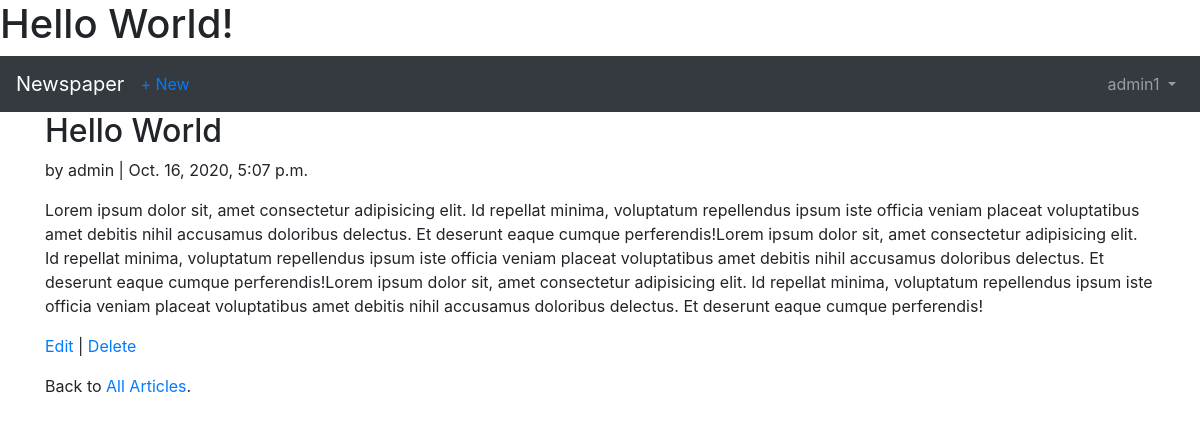
Page /articles/2/ (signed in) on the committed database.
### users/models.py (models this page shows)
class CustomUser(AbstractUser):
    age = models.PositiveIntegerField(null=True, blank=True)

### articles/models.py (models this page shows, shortened)
class Article(models.Model):
    title = models.CharField(max_length=255)
    body = models.TextField()
    date = models.DateTimeField(auto_now_add=True)
    author = models.ForeignKey(
        get_user_model(),
        on_delete=models.CASCADE,
    )

### articles/views.py (the view)
class ArticleDetailView(LoginRequiredMixin, DetailView):
    model = Article
    template_name = 'article_detail.html'
    login_url = 'login'

### templates/article_detail.html
{% extends 'base.html' %}
{% block content %}
<div class="article-entry">
    <h2>{{ object.title }}</h2>
    <p>by {{ object.author }} | {{ object.date }}</p>
    <p>{{ object.body }}</p>
</div>
<p><a href="{% url 'article_edit' article.pk %}">Edit</a> |
    <a href="{% url 'article_delete' article.pk %}">Delete</a></p>
<p>Back to <a href="{% url 'article_list' %}">All Articles</a>.</p>
{% endblock content %}

### templates/base.html (shortened to what this page needs)
<!DOCTYPE html>
<html lang="en">
<head>
    <link rel="stylesheet" href="https://cdn.jsdelivr.net/npm/bootstrap@4.5.3/dist/css/bootstrap.min.css"
>
</head>
<body>
    <h1>Hello World!</h1>
    <nav class="navbar navbar-expand-md navbar-dark bg-dark mb- ">
        <a class="navbar-brand" href="{% url 'home' %}">Newspaper</a>
        {% if user.is_authenticated %}
        <ul class="navbar-nav mr-auto">
            <li class="nav-item"><a href="{% url 'article_new' %}">+ New</a></li>
        </ul>
        {% endif %}
        <div class="collapse navbar-collapse" id="navbarCollapse">
            {% if user.is_authenticated %}
            <ul class="navbar-nav ml-auto">
                <li class="nav-item">
                    <a class="nav-link dropdown-toggle" href="#" id="userMenu" data-toggle="dropdown"
                        aria-haspopup="true" aria-expanded="false">
                        {{ user.username }}
                    </a>
                </li>
            </ul>
            {% endif %}
        </div>
    </nav>
    <div class="container">
        {% block content %}{% endblock content %}
    </div>
</body>
</html>

### rows in the picture
CustomUser: username "admin1"
Article: title "Hello World", author "admin", date "Oct. 16, 2020, 5:07 p.m.", body "Lorem ipsum dolor sit, amet consectetur adipisicing elit. Id repellat minima, voluptatum repellendus ipsum iste officia veniam placeat voluptatibus amet debitis nihil accusamus doloribus delectus. Et deserunt eaque cumque perferendis!Lorem ipsum dolor sit, amet consectetur adipisicing elit. Id repellat minima, voluptatum repellendus ipsum iste officia veniam placeat voluptatibus amet debitis nihil accusamus doloribus delectus. Et deserunt eaque cumque perferendis!Lorem ipsum dolor sit, amet consectetur adipisicing elit. Id repellat minima, voluptatum repellendus ipsum iste officia veniam placeat voluptatibus amet debitis nihil accusamus doloribus delectus. Et deserunt eaque cumque…"
